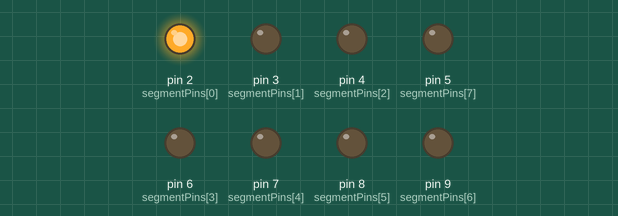
The sketch below on a simulated Arduino Uno, built with avr-gcc and run on an emulated ATmega328P. On the bench: output pins drawn as LEDs (lit = HIGH).

Above: at 0.5 s.
At 2.5 s:
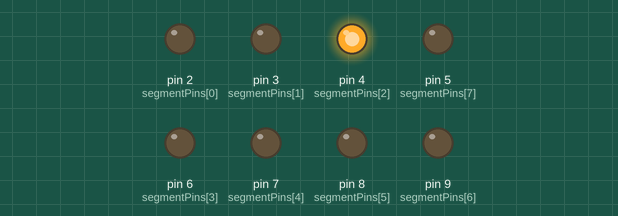
At 3.5 s:
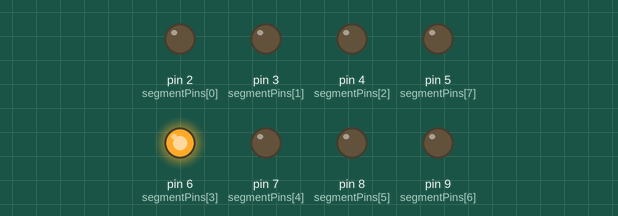
At 4.5 s:
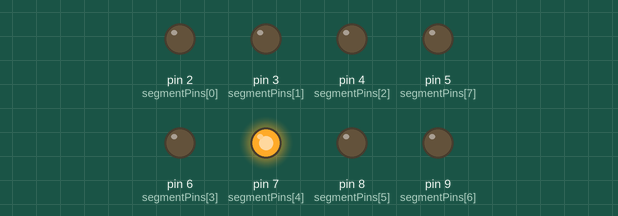
At 6.5 s:
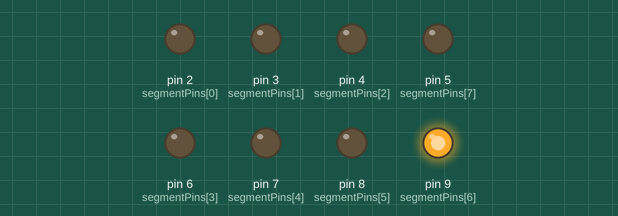
At 9.5 s:
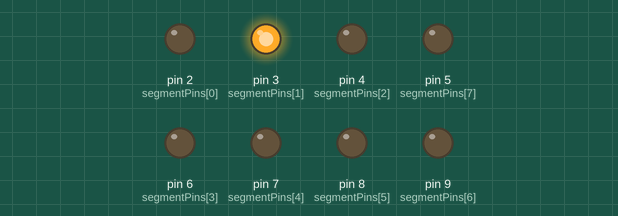
Timing chart, 0 to 10.4 s (numbered marks = the images above):
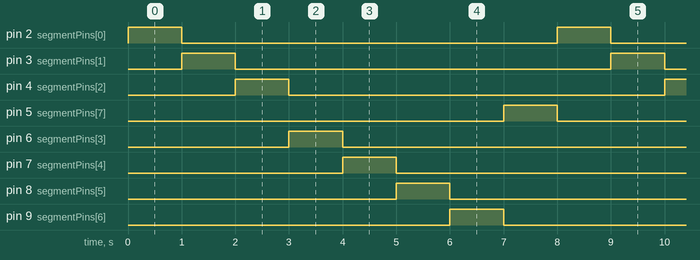

The sketch:

7-segment_LED_display_1.ino
```cpp
const int segmentPins[8] = {2,3,4,6,7,8,9,5}; //A,B,C,D,E,F,G,dp

void setup(){
  for(int i = 0; i<8 ; i++){
    pinMode(segmentPins[i], OUTPUT);
  }
}

void loop(){
  for(int i=0; i<8; i++){
    digitalWrite(segmentPins[i], HIGH);
    delay(1000);
    digitalWrite(segmentPins[i], LOW);
  }
}
```

Measured:
- by itself, pin 2 (segmentPins[0]), pin 3 (segmentPins[1]), pin 4 (segmentPins[2]), pin 5 (segmentPins[7]), pin 6 (segmentPins[3]), pin 7 (segmentPins[4]), pin 8 (segmentPins[5]), pin 9 (segmentPins[6]): alternates HIGH for 1.0 s and LOW for 7.0 s
- by itself, everything shown: repeats every 8.0 s, in 9 steps
